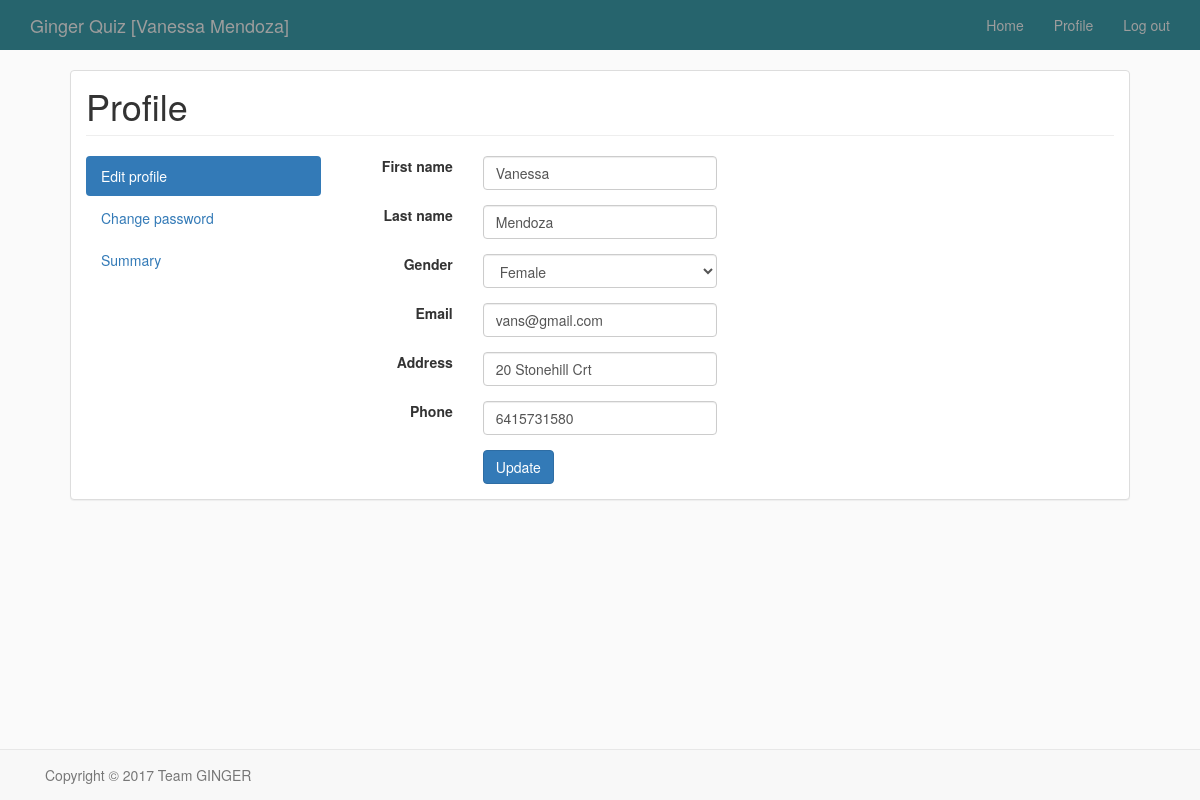
Screenshot of /login/profile.php (signed in) with the database file from the repository.
### tables this page shows
CREATE TABLE IF NOT EXISTS `user` (
  `userId` int(100) NOT NULL,
  `firstName` varchar(50) NOT NULL,
  `lastName` varchar(50) NOT NULL,
  `gender` varchar(50) NOT NULL,
  `email` varchar(50) NOT NULL,
  `phone` varchar(50) NOT NULL,
  `address` varchar(100) NOT NULL,
  `password` varchar(30) NOT NULL,
  `isAdmin` tinyint(1) NOT NULL,
  `status` tinyint(2) NOT NULL DEFAULT 0
);

### login/profile.php (the view, shortened to what this page needs)
<?php
require_once('../model/database.php');
$query_user = 'SELECT * FROM `user` WHERE email = :email';
$statement = $db->prepare($query_user);
$statement->bindValue(':email', $_SESSION['email']);
$statement->execute();
$user = $statement->fetch();
include('../view/header.php');
include('../view/user_menu_bar.php');
?>
<div class="container"
     style="#test-label, #attempts-label, #score-label {font-weight: 300;}">
    <div class="main">
        <div class="panel panel-default">
            <div class="panel-body">
                <h1 class="page-header">Profile</h1>
                <div class="row">
                    <div class="col-md-3">
                        <ul class="nav nav-pills nav-stacked" role="tablist">
                            <li role="presentation" class="active"><a href="#home" aria-controls="home" role="tab" data-toggle="tab">Edit profile</a></li>
                            <li role="presentation"><a href="#profile" aria-controls="profile" role="tab" data-toggle="tab">Change password</a></li>
                            <li role="presentation"><a href="#messages" aria-controls="messages" role="tab" data-toggle="tab">Summary</a></li>
                        </ul>
                    </div>
                    <div class=" col-md-9 tab-content">
                        <div role="tabpanel" class="tab-pane active" id="home">
                            <form action="<?php echo htmlspecialchars($_SERVER['PHP_SELF']); ?>" method="POST">
                                <div class="row">
                                    <div class="col-md-2 text-right">
                                        <label for="first-name">First name</label>
                                    </div>
                                    <div class="col-md-4 form-group">
                                        <input type="text" id="first-name" name="first-name" class="form-control" value="<?php echo $user["firstName"]; ?>" required>
                                    </div>
                                </div>
                                <div class="row">
                                    <div class="col-md-2 text-right">
                                        <label for="last-name">Last name</label>
                                    </div>
                                    <div class="col-md-4 form-group">
                                        <input type="text" id="last-name" name="last-name" class="form-control" value="<?php echo $user["lastName"]; ?>" required>
                                    </div>
                                </div>
                                <div class="row">
                                    <div class="col-md-2 text-right">
                                        <label for="gender">Gender</label>
                                    </div>
                                    <div class="col-md-4 form-group">
                                        <select id="gender" name="gender" class="form-control">
                                            <option value="female" <?php if($user["gender"] == "female") echo 'selected="selected"' ?>>Female</option>
                                        </select>
                                    </div>
                                </div>
                                <div class="row">
                                    <div class="col-md-2 text-right">
                                        <label for="email">Email</label>
                                    </div>
                                    <div class="col-md-4 form-group">
                                        <input type="email" id="email" name="email" class="form-control" value="<?php echo $user["email"]; ?>" required>
                                    </div>
                                </div>
                                <div class="row">
                                    <div class="col-md-2 text-right">
                                        <label for="address">Address</label>
                                    </div>
                                    <div class="col-md-4 form-group">
                                        <input type="text" id="address" name="address" class="form-control" value="<?php echo $user["address"]; ?>" required>
                                    </div>
                                </div>
                                <div class="row">
                                    <div class="col-md-2 text-right">
                                        <label for="phone">Phone</label>
                                    </div>
                                    <div class="col-md-4 form-group">
                                        <input type="text" id="phone" name="phone" class="form-control" value="<?php echo $user["phone"]; ?>" required>
                                    </div>
                                </div>
                                <div class="row">
                                    <div class="col-md-2 col-md-offset-2">
                                        <button type="submit" class="btn btn-primary">Update</button>
                                    </div>
                                </div>
                            </form>
                        </div>
                    </div>
                </div>
            </div>
        </div>
    </div>
</div>
<?php include '../view/footer.php'; ?>

### css/dashboard.css (style rules this page uses)
body { padding-top: 50px; padding-bottom: 70px; background: #FAFAFA; }
.main { padding: 20px; }
@media (min-width: 768px) { .main { padding-right: 40px; padding-left: 40px; } }
.main .page-header { margin-top: 0; }

### rows the page displays
user: first-name "Vanessa", last-name "Mendoza", gender "Female", email "vans@gmail.com", address "20 Stonehill Crt", phone "6415731580"

### other values shown
$user_name "[Vanessa Mendoza]"
